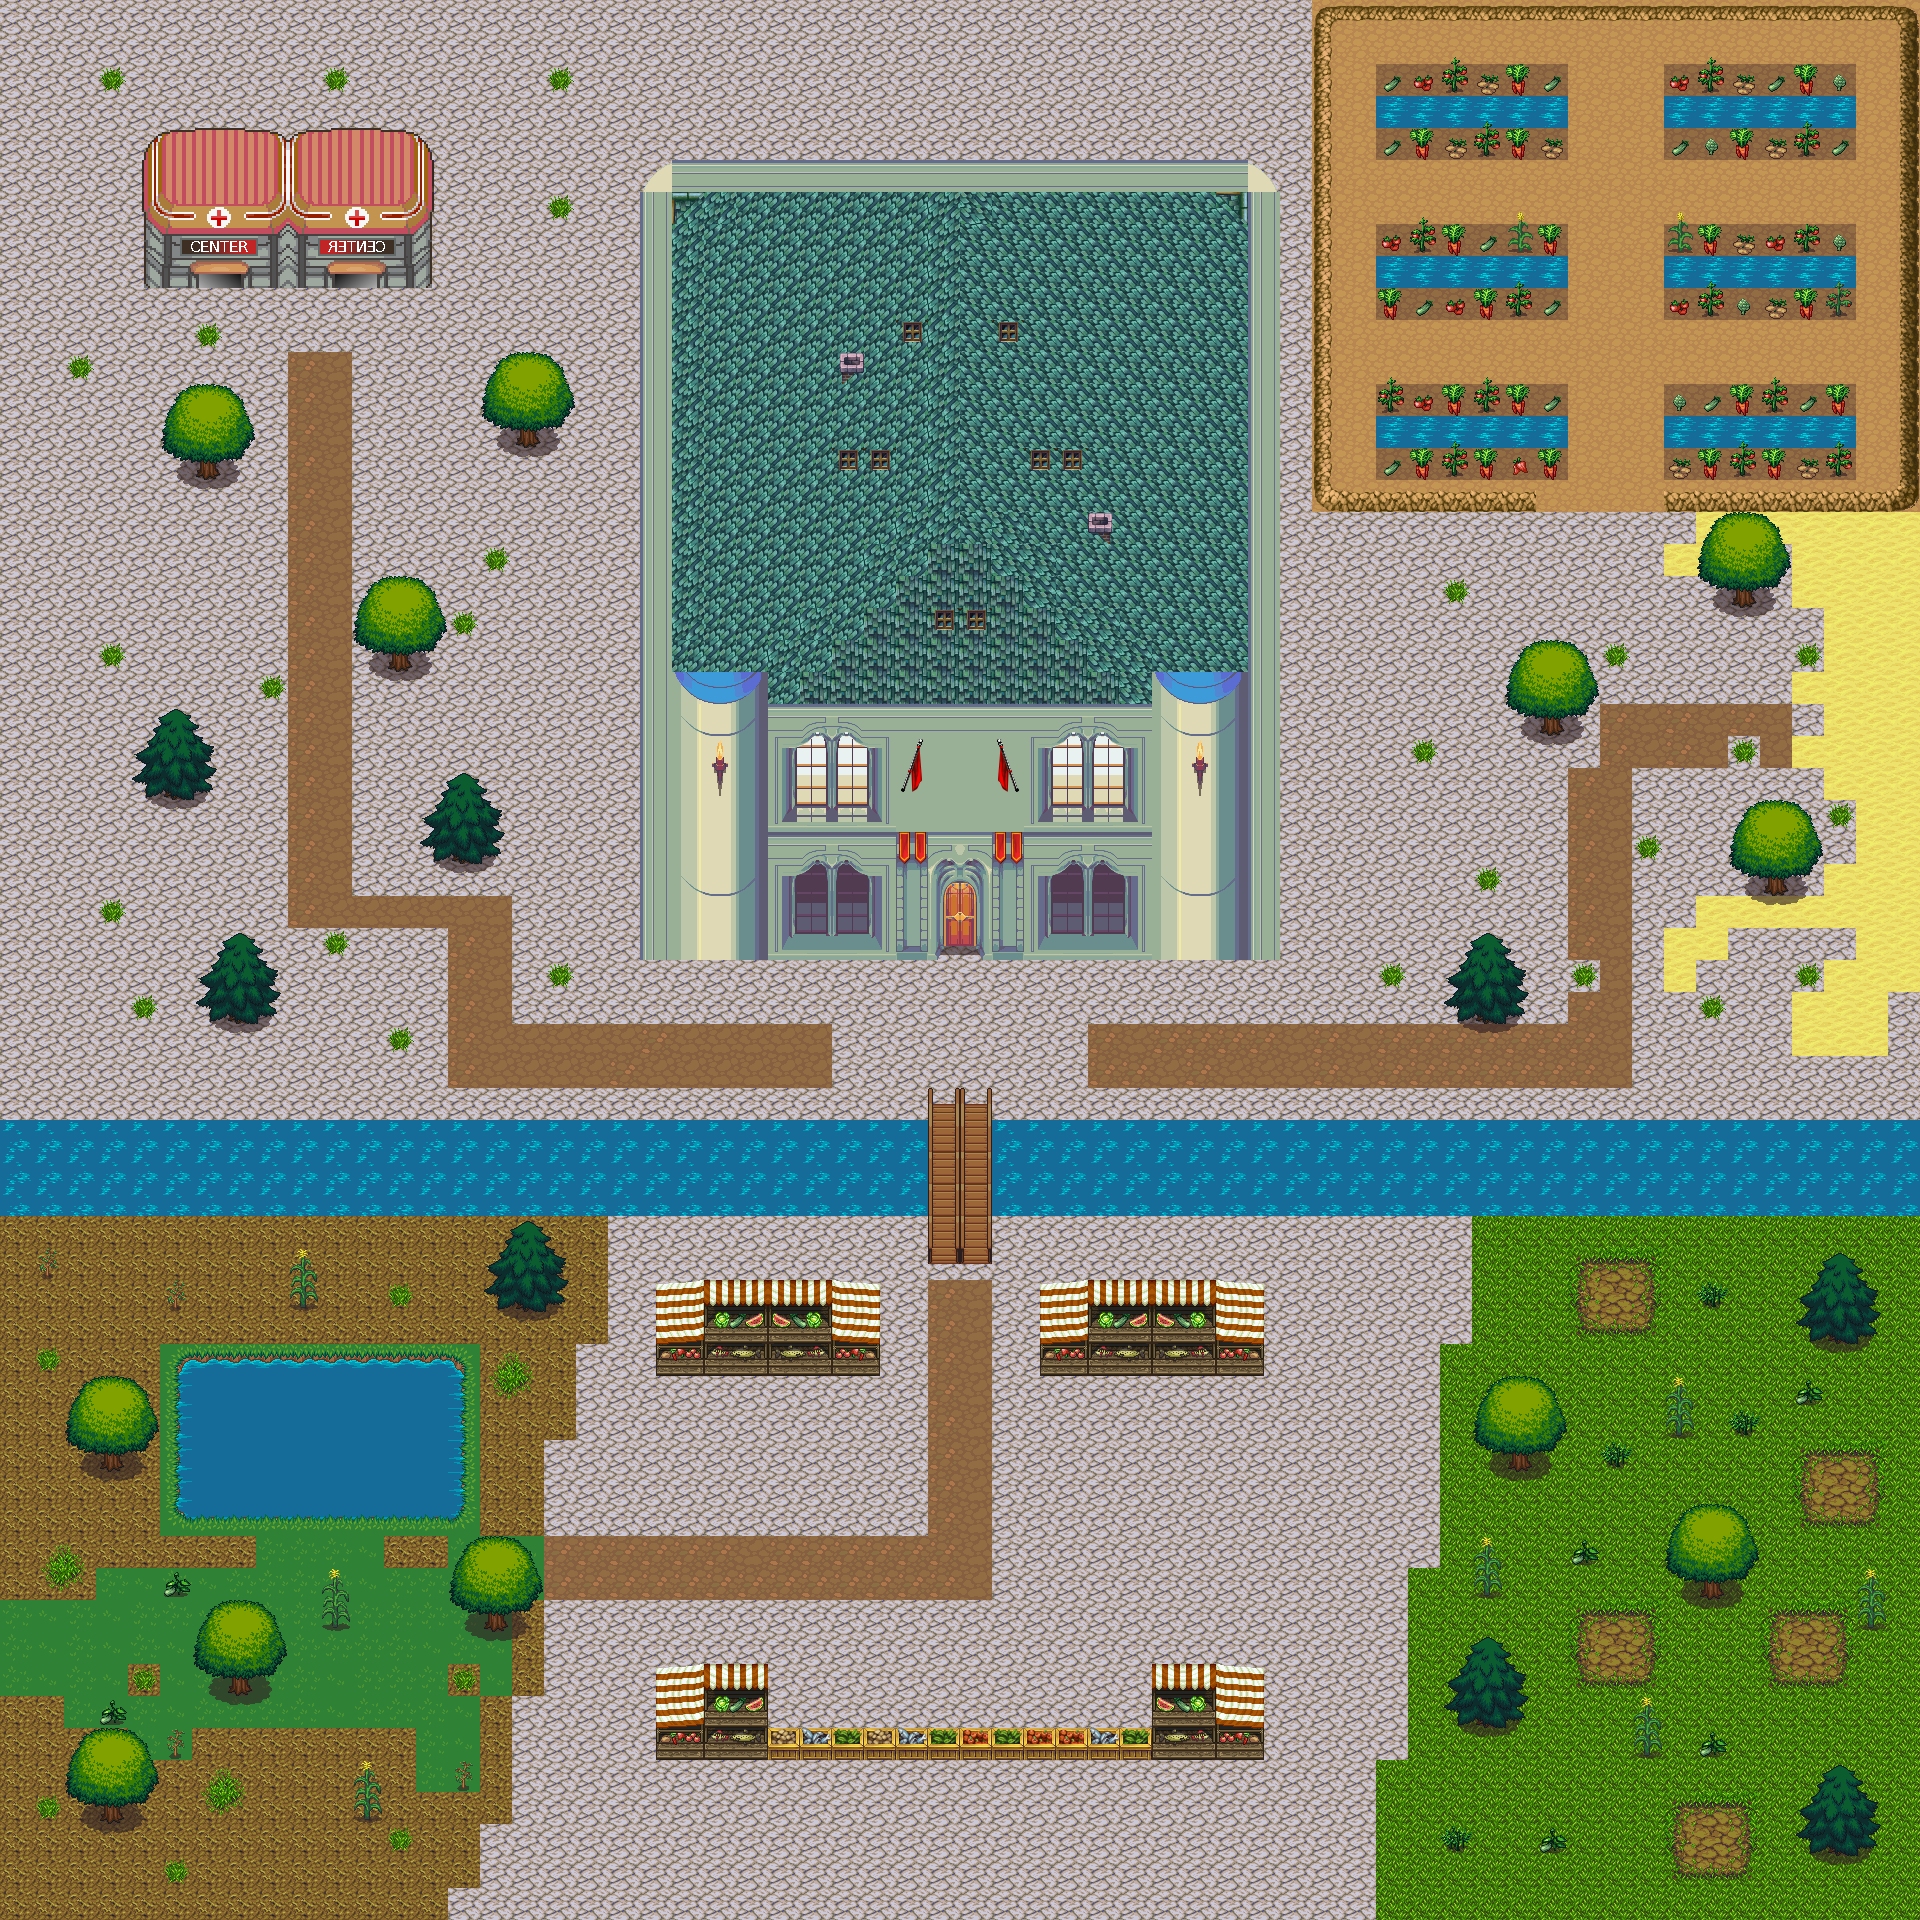

Tiled map render using the project's own tile images. Description and the map definition, with tile-layer contents summarised, below:
An orthogonal 60x60 tile map with 32x32 px tiles, 10 tile layers (background, arbre1, riviere, pont, ...), 12 tilesets and 56 objects (50x collision, spawn_castle, enter_world, spawn_castle2, enter_interieur, ...).

<map version="1.8" tiledversion="1.8.4" orientation="orthogonal" renderorder="right-down" width="60" height="60" tilewidth="32" tileheight="32" infinite="0" nextlayerid="22" nextobjectid="136">
 <tileset firstgid="1" source="map tiled/PathAndObjects.tsx" />
 <tileset firstgid="257" source="terrain+interieur chateau/base_out_atlas.tsx" />
 <tileset firstgid="1281" source="marché+maison/tilec.tsx" />
 <tileset firstgid="1537" source="terrain+interieur chateau/sol+chateau.tsx" />
 <tileset firstgid="2561" name="interieur ship" tilewidth="32" tileheight="32" tilecount="256" columns="16">
  <image source="bateau+interieur/interieur ship.png" trans="000000" width="512" height="512" />
 </tileset>
 <tileset firstgid="2817" source="terrain+interieur chateau/terrain_atlas.tsx" />
 <tileset firstgid="3841" name="tonneau+tente" tilewidth="32" tileheight="32" tilecount="256" columns="16">
  <image source="marché+maison/tonneau+tente.png" trans="000000" width="512" height="512" />
 </tileset>
 <tileset firstgid="4097" name="hopital" tilewidth="32" tileheight="32" tilecount="25" columns="5">
  <image source="hopital+interieur/hopital.png" trans="000000" width="185" height="185" />
 </tileset>
 <tileset firstgid="4122" name="house" tilewidth="32" tileheight="32" tilecount="180" columns="15">
  <image source="hopital+interieur/house.png" trans="000000" width="500" height="400" />
 </tileset>
 <tileset firstgid="4302" name="fontaine" tilewidth="32" tileheight="32" tilecount="36" columns="6">
  <image source="marché+maison/fontaine.png" trans="000000" width="200" height="200" />
 </tileset>
 <tileset firstgid="4338" source="terrain+interieur chateau/porte.tsx" />
 <tileset firstgid="4594" name="fontaine" tilewidth="32" tileheight="32" tilecount="36" columns="6">
  <image source="marché+maison/fontaine.png" trans="000000" width="200" height="200" />
 </tileset>
 <layer id="1" name="background" width="60" height="60">
  <data>[3600 cells, 3600 non-empty, 24 distinct tile ids]</data>
 </layer>
 <layer id="20" name="arbre1" width="60" height="60">
  <data>[3600 cells, 120 non-empty, 12 distinct tile ids]</data>
 </layer>
 <layer id="18" name="riviere" width="60" height="60">
  <data>[3600 cells, 180 non-empty, 1 distinct tile ids]</data>
 </layer>
 <layer id="13" name="pont" width="60" height="60">
  <data>[3600 cells, 134 non-empty, 23 distinct tile ids]</data>
 </layer>
 <layer id="9" name="vegetation" width="60" height="60">
  <data>[3600 cells, 394 non-empty, 95 distinct tile ids]</data>
 </layer>
 <layer id="14" name="marché" width="60" height="60">
  <data>[3600 cells, 0 non-empty, 0 distinct tile ids]</data>
 </layer>
 <layer id="4" name="toit,mur" width="60" height="60">
  <data>[3600 cells, 350 non-empty, 6 distinct tile ids]</data>
 </layer>
 <layer id="6" name="decor chateau" width="60" height="60">
  <data>[3600 cells, 20 non-empty, 9 distinct tile ids]</data>
 </layer>
 <layer id="12" name="batiment" width="60" height="60">
  <data>[3600 cells, 50 non-empty, 25 distinct tile ids]</data>
 </layer>
 <layer id="19" name="arbre2" width="60" height="60">
  <data>[3600 cells, 204 non-empty, 22 distinct tile ids]</data>
 </layer>
 <objectgroup id="16" name="collision">
  <object id="1" type="collision" x="144" y="129.333" width="289.333" height="157.333" />
  <object id="12" type="collision" x="636" y="152" width="646" height="810" />
  <object id="14" type="collision" x="1374" y="98" width="192" height="28" />
  <object id="15" type="collision" x="1662" y="92" width="192" height="32" />
  <object id="16" type="collision" x="1378" y="260" width="190" height="28" />
  <object id="17" type="collision" x="1666" y="258" width="190" height="28" />
  <object id="18" type="collision" x="1376" y="416" width="192" height="32" />
  <object id="19" type="collision" x="1666" y="412" width="190" height="36" />
  <object id="23" type="collision" x="656" y="1312" width="224" height="64" />
  <object id="24" type="collision" x="1038" y="1312.67" width="230" height="61.3333" />
  <object id="27" type="collision" x="768" y="1726" width="384" height="38" />
  <object id="35" type="collision" x="162" y="1342" width="314" height="188" />
  <object id="62" type="collision" x="1312" y="4" width="606" height="22" />
  <object id="63" type="collision" x="1896" y="30" width="24" height="478" />
  <object id="64" type="collision" x="1312" y="32" width="20" height="472" />
  <object id="65" type="collision" x="1330" y="492" width="204" height="16" />
  <object id="66" type="collision" x="1660" y="488" width="230" height="20" />
  <object id="73" type="collision" x="1.33333" y="1217.33" width="926.667" height="9" />
  <object id="74" type="collision" x="-1.33333" y="1107.67" width="929.333" height="9.6667" />
  <object id="75" type="collision" x="992" y="1110.33" width="928" height="7" />
  <object id="76" type="collision" x="994.667" y="1217.33" width="922.667" height="10" />
  <object id="78" type="collision" x="982.667" y="1086.67" width="9.33333" height="181.333" />
  <object id="80" type="collision" x="927.333" y="1087.33" width="8" height="178.667" />
  <object id="84" type="collision" x="1" y="1" width="10" height="1916" />
  <object id="85" type="collision" x="14" y="1904" width="1906" height="16" />
  <object id="87" type="collision" x="1904" y="514" width="16" height="1386" />
  <object id="88" type="collision" x="14" y="4" width="1298" height="18" />
  <object id="89" type="collision" x="656" y="1699" width="113" height="66" />
  <object id="90" type="collision" x="1152" y="1696.33" width="113" height="62.6667" />
  <object id="107" type="collision" x="99" y="1804" width="27" height="24" />
  <object id="108" type="collision" x="99" y="1804" width="27" height="24" />
  <object id="110" type="collision" x="227" y="1676" width="27" height="24" />
  <object id="111" type="collision" x="482.333" y="1611.33" width="27" height="24" />
  <object id="112" type="collision" x="98.3333" y="1453.33" width="27" height="24" />
  <object id="113" type="collision" x="515" y="1290.67" width="27" height="24" />
  <object id="114" type="collision" x="225.667" y="1000.67" width="27" height="24" />
  <object id="115" type="collision" x="161.667" y="778.667" width="27" height="24" />
  <object id="116" type="collision" x="450.333" y="842.667" width="27" height="24" />
  <object id="117" type="collision" x="385.333" y="649.667" width="27" height="24" />
  <object id="118" type="collision" x="515.333" y="427.667" width="27" height="24" />
  <object id="119" type="collision" x="194.333" y="457.667" width="27" height="24" />
  <object id="120" type="collision" x="1538.33" y="713.667" width="27" height="24" />
  <object id="121" type="collision" x="1730.33" y="586.333" width="27" height="24" />
  <object id="122" type="collision" x="1762.33" y="875.667" width="27" height="24" />
  <object id="123" type="collision" x="1474.33" y="1004.33" width="27" height="24" />
  <object id="124" type="collision" x="1826.33" y="1324.33" width="27" height="24" />
  <object id="125" type="collision" x="1506.33" y="1452.33" width="27" height="24" />
  <object id="126" type="collision" x="1698.33" y="1580.33" width="27" height="24" />
  <object id="127" type="collision" x="1474.67" y="1709.67" width="27" height="24" />
  <object id="128" type="collision" x="1827.33" y="1835" width="27" height="24" />
  <object id="129" name="spawn_castle" x="86" y="1678">
   <point />
  </object>
  <object id="131" name="enter_world" x="19" y="1408" width="23" height="489" />
  <object id="132" name="spawn_castle2" x="957" y="1025">
   <point />
  </object>
  <object id="133" name="enter_interieur" x="925" y="914" width="68" height="52" />
  <object id="134" name="enter_rivage" x="1891" y="513" width="29" height="493" />
  <object id="135" name="spawn_castle3" x="1846" y="720">
   <point />
  </object>
 </objectgroup>
</map>
